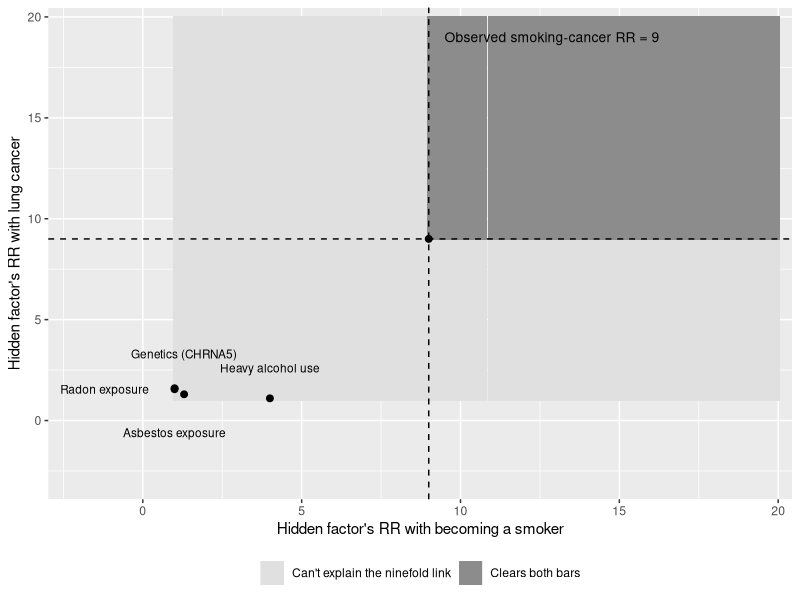
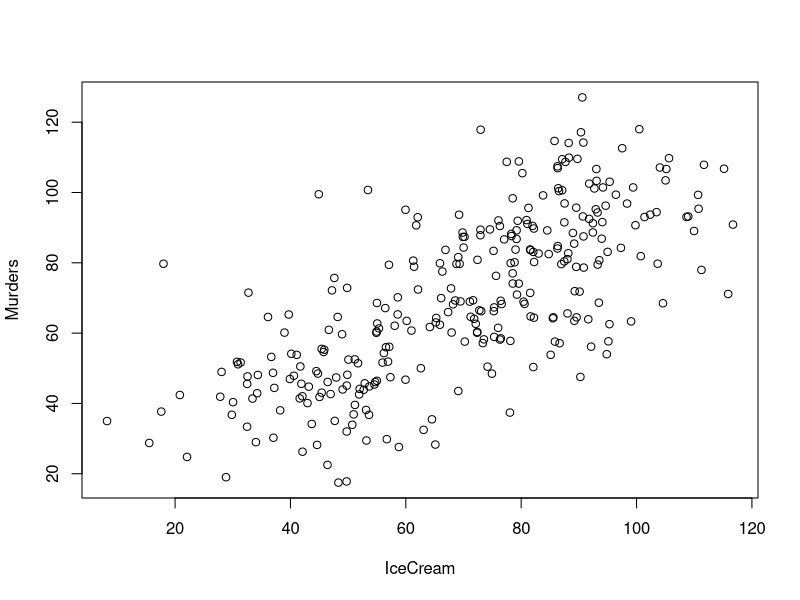
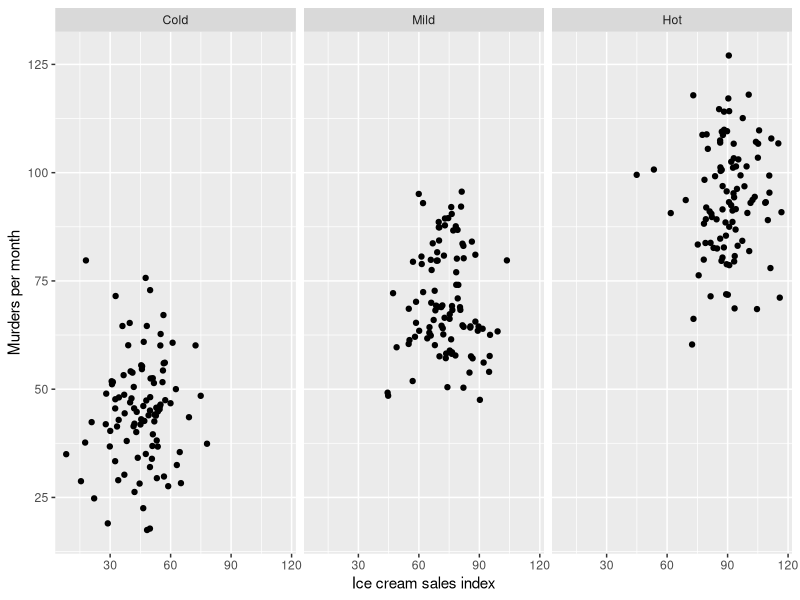
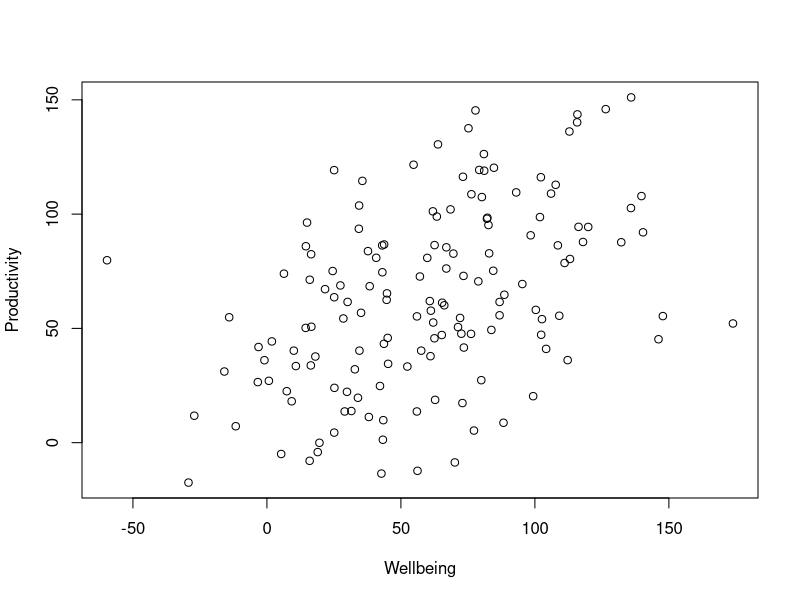
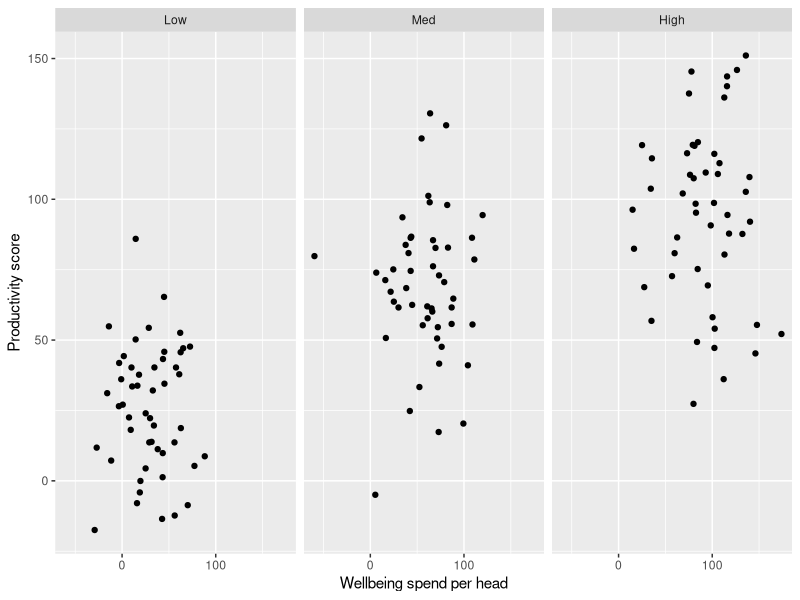
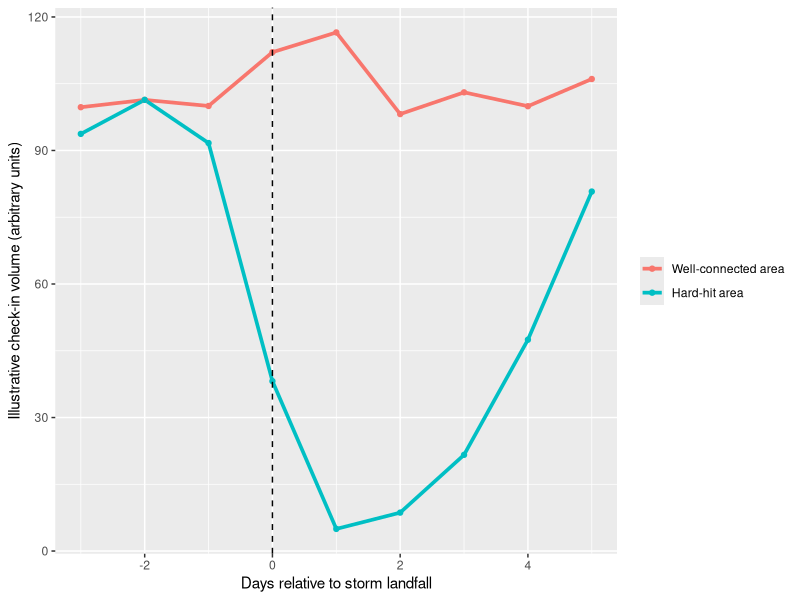
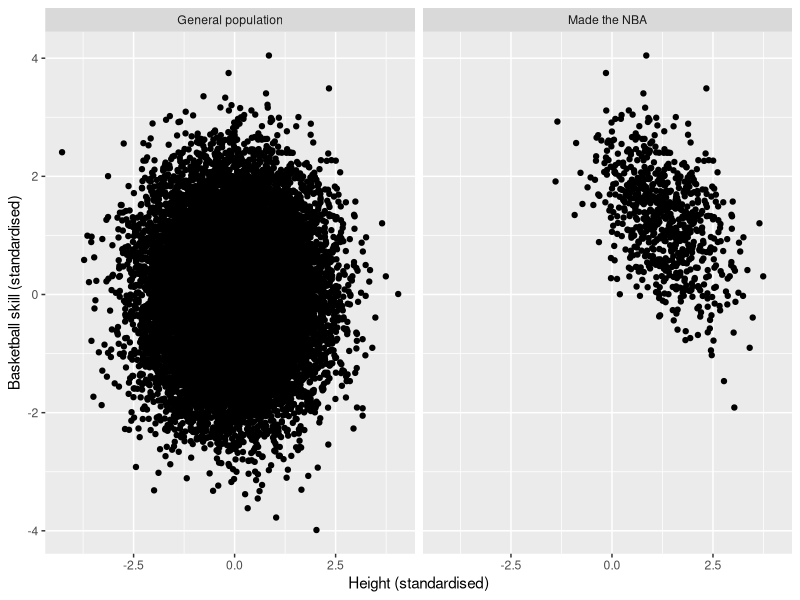
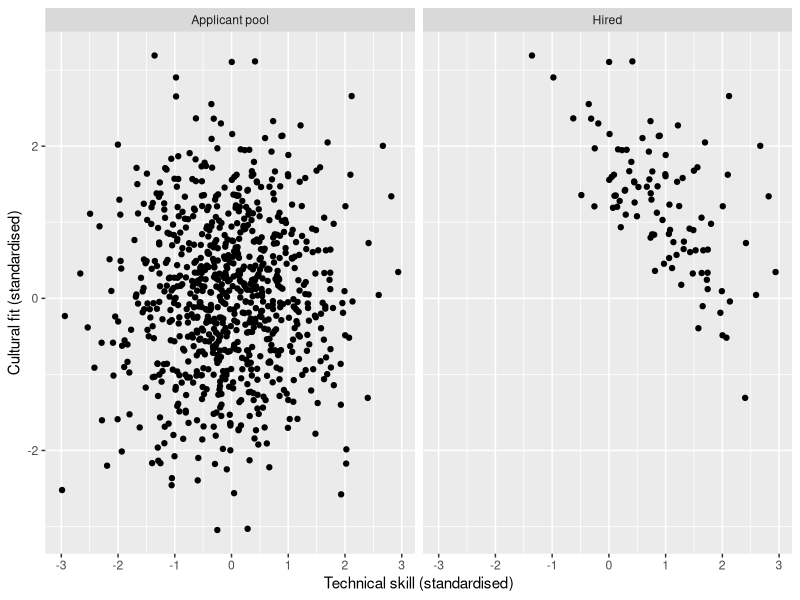

Write the R code that produced these figures, in order.
## ---- chunk 1
knitr::opts_chunk$set(echo = FALSE, warning = FALSE, message = FALSE)
## ---- chunk 2
library(ggplot2)
## ---- chunk 3
RR_grid <- expand.grid(RR_smoke = seq(1, 20, 0.1), RR_cancer = seq(1, 20, 0.1))
RR_grid$Verdict <- ifelse(RR_grid$RR_smoke >= 9 & RR_grid$RR_cancer >= 9,
                           "Clears both bars", "Can't explain the ninefold link")

RR_points <- data.frame(
  Factor    = c("Genetics (CHRNA5)", "Radon exposure", "Asbestos exposure", "Heavy alcohol use"),
  RR_smoke  = c(1.3, 1.0, 1.0, 4.0),
  RR_cancer = c(1.3, 1.55, 1.6, 1.1),
  label_x   = c(1.3, 0.2, 1.0, 4.0),
  label_y   = c(3.3, 1.55, -0.6, 2.6),
  hjust     = c(0.5, 1, 0.5, 0.5)
)

ggplot(RR_grid, aes(RR_smoke, RR_cancer, fill = Verdict)) +
  geom_tile() +
  geom_vline(xintercept = 9, linetype = "dashed") +
  geom_hline(yintercept = 9, linetype = "dashed") +
  annotate("point", x = 9, y = 9, size = 2) +
  annotate("text", x = 9.5, y = 19, label = "Observed smoking-cancer RR = 9",
           hjust = 0, size = 3.5) +
  geom_point(data = RR_points, aes(RR_smoke, RR_cancer), inherit.aes = FALSE, size = 2) +
  geom_text(data = RR_points, aes(x = label_x, y = label_y, label = Factor, hjust = hjust),
            inherit.aes = FALSE, size = 3) +
  scale_fill_manual(values = c("Clears both bars" = "grey55",
                                "Can't explain the ninefold link" = "grey88")) +
  scale_x_continuous(expand = expansion(mult = c(0.16, 0.02))) +
  scale_y_continuous(expand = expansion(mult = c(0.16, 0.02))) +
  labs(x = "Hidden factor's RR with becoming a smoker",
       y = "Hidden factor's RR with lung cancer",
       fill = NULL) +
  theme(legend.position = "bottom")
## ---- chunk 4
set.seed(21)
Temp_grp <- rep(c("Cold", "Mild", "Hot"), each = 100)
Temp <- c(Cold = 45, Mild = 70, Hot = 90)[Temp_grp] + rnorm(300, 0, 4)

IceCream <- Temp + rnorm(300, 0, 11.7)
Murders <- Temp + rnorm(300, 0, 11.7)

plot(IceCream, Murders)
cor(IceCream, Murders)
## ---- chunk 5
Confound1 <- data.frame(IceCream, Murders,
                         Temp_grp = factor(Temp_grp, levels = c("Cold", "Mild", "Hot")))

ggplot(Confound1, aes(IceCream, Murders)) +
  geom_point() +
  facet_wrap(~ Temp_grp) +
  labs(x = "Ice cream sales index", y = "Murders per month")

tapply(seq_len(nrow(Confound1)), Confound1$Temp_grp,
       function(i) cor(Confound1$IceCream[i], Confound1$Murders[i]))
## ---- chunk 6
set.seed(271)
Res_grp <- rep(c("Low", "Med", "High"), each = 50)
Resourcing <- c(Low = 30, Med = 60, High = 90)[Res_grp] + rnorm(150, 0, 6)

Wellbeing <- Resourcing + rnorm(150, 0, 27.7)
Productivity <- Resourcing + rnorm(150, 0, 27.7)

plot(Wellbeing, Productivity)
cor(Wellbeing, Productivity)
## ---- chunk 7
Confound2 <- data.frame(Wellbeing, Productivity,
                         Res_grp = factor(Res_grp, levels = c("Low", "Med", "High")))

ggplot(Confound2, aes(Wellbeing, Productivity)) +
  geom_point() +
  facet_wrap(~ Res_grp) +
  labs(x = "Wellbeing spend per head", y = "Productivity score")

tapply(seq_len(nrow(Confound2)), Confound2$Res_grp,
       function(i) cor(Confound2$Wellbeing[i], Confound2$Productivity[i]))
## ---- chunk 8
set.seed(2013)
Sandy_df <- data.frame(
  Day = rep(-3:5, 2),
  Area = rep(c("Well-connected area", "Hard-hit area"), each = 9),
  Baseline = c(100, 99, 102, 108, 112, 106, 101, 99, 100,
               98, 101, 96, 40, 8, 6, 22, 55, 85)
)
Sandy_df$Checkins <- Sandy_df$Baseline + rnorm(18, 0, 3)
Sandy_df$Area <- factor(Sandy_df$Area, levels = c("Well-connected area", "Hard-hit area"))

ggplot(Sandy_df, aes(Day, Checkins, color = Area)) +
  geom_line(linewidth = 1.25) +
  geom_point() +
  geom_vline(xintercept = 0, linetype = "dashed") +
  labs(x = "Days relative to storm landfall",
       y = "Illustrative check-in volume (arbitrary units)",
       color = NULL)
## ---- chunk 9
set.seed(4)
Height <- rnorm(20000)
Skill <- rnorm(20000)
SelectionScore <- Height + Skill + rnorm(20000, 0, 0.9)
Made_NBA <- SelectionScore > 3

cor(Height, Skill)
cor(Height[Made_NBA], Skill[Made_NBA])
## ---- chunk 10
NBA_df <- rbind(
  data.frame(Height, Skill, Sample = "General population"),
  data.frame(Height = Height[Made_NBA], Skill = Skill[Made_NBA], Sample = "Made the NBA")
)
NBA_df$Sample <- factor(NBA_df$Sample, levels = c("General population", "Made the NBA"))

ggplot(NBA_df, aes(Height, Skill)) +
  geom_point() +
  facet_wrap(~ Sample) +
  labs(x = "Height (standardised)", y = "Basketball skill (standardised)")
## ---- chunk 11
set.seed(12)
TechSkill <- rnorm(800)
CultureFit <- rnorm(800)
HireScore <- TechSkill + CultureFit + rnorm(800, 0, 0.4)
Hired <- HireScore > 1.6

cor(TechSkill, CultureFit)
cor(TechSkill[Hired], CultureFit[Hired])
## ---- chunk 12
Hire_df <- rbind(
  data.frame(TechSkill, CultureFit, Sample = "Applicant pool"),
  data.frame(TechSkill = TechSkill[Hired], CultureFit = CultureFit[Hired], Sample = "Hired")
)
Hire_df$Sample <- factor(Hire_df$Sample, levels = c("Applicant pool", "Hired"))

ggplot(Hire_df, aes(TechSkill, CultureFit)) +
  geom_point() +
  facet_wrap(~ Sample) +
  labs(x = "Technical skill (standardised)", y = "Cultural fit (standardised)")
## ---- chunk 13
set.seed(34)
Tenure <- rnorm(150)
Confound_Training <- -Tenure + rnorm(150, 0, 1)
Confound_Sales <- Tenure + rnorm(150, 0, 1)

set.seed(286)
Reverse_Sales <- rnorm(150)
Reverse_Training <- -Reverse_Sales + rnorm(150, 0, 1.732)

set.seed(54)
Pop_Training <- rnorm(400)
Pop_Sales <- rnorm(400)
Retained <- Pop_Training + Pop_Sales + rnorm(400, 0, 0.3) > 0.5
Select_Training <- Pop_Training[Retained]
Select_Sales <- Pop_Sales[Retained]

Endog_df <- rbind(
  data.frame(Training = Confound_Training, Sales = Confound_Sales,
             Mechanism = "Confounding"),
  data.frame(Training = Reverse_Training, Sales = Reverse_Sales,
             Mechanism = "Reverse causation"),
  data.frame(Training = Select_Training, Sales = Select_Sales,
             Mechanism = "Selection bias")
)
Endog_df$Mechanism <- factor(Endog_df$Mechanism,
                              levels = c("Confounding", "Reverse causation", "Selection bias"))

ggplot(Endog_df, aes(Training, Sales)) +
  geom_point() +
  facet_wrap(~ Mechanism, scales = "fixed") +
  labs(x = "Training score", y = "Sales performance")
